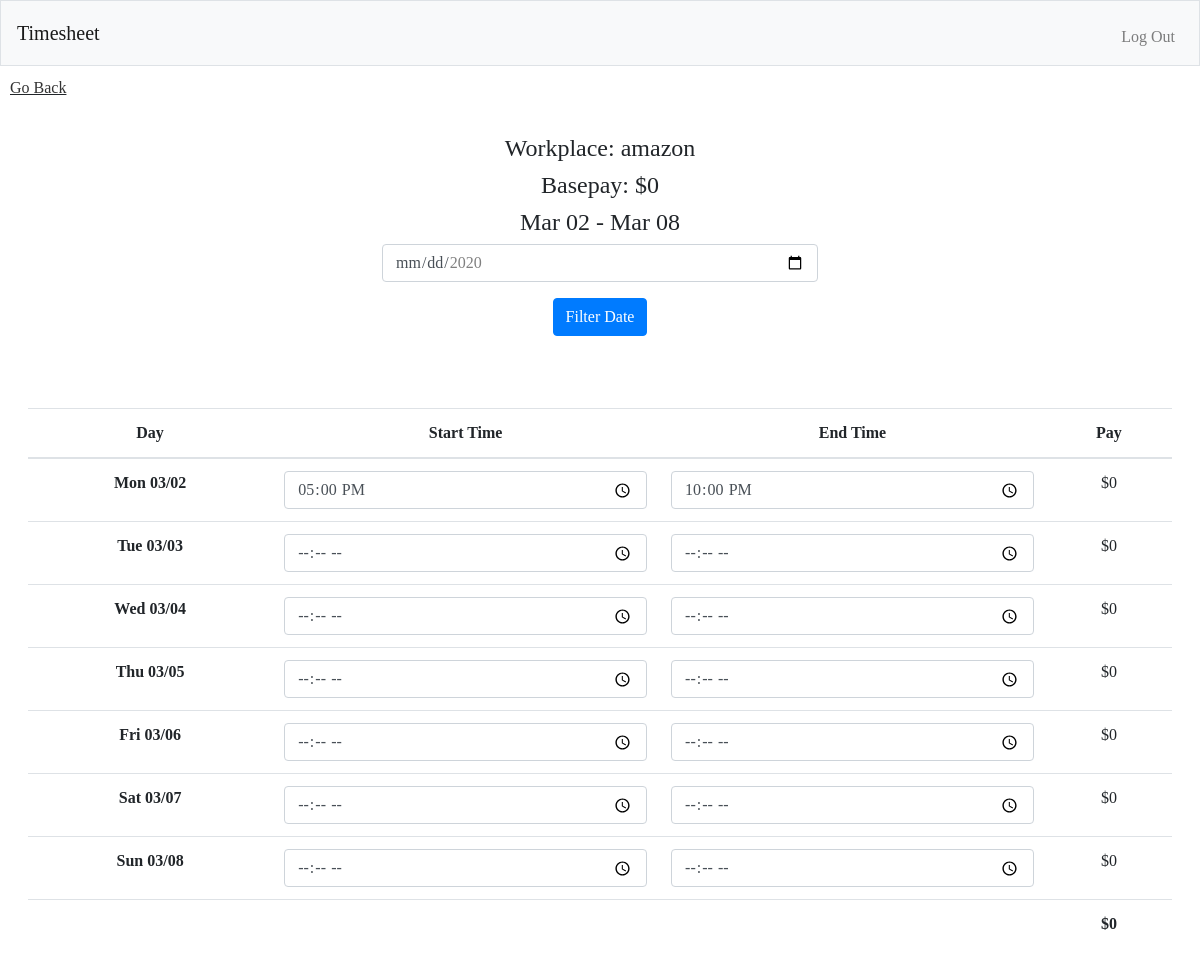
Page /week/amazon (signed in) on the committed database.
### tables this page shows
CREATE TABLE "company" (
	"id"	INTEGER NOT NULL PRIMARY KEY AUTOINCREMENT,
	"user_id"	integer NOT NULL,
	"company_name"	VARCHAR(255),
	"basepay"	INTEGER
);

CREATE TABLE "work_hours" (
	"id"	INTEGER NOT NULL PRIMARY KEY AUTOINCREMENT,
	"user_id"	NUMERIC NOT NULL,
	"company_id"	INTEGER NOT NULL,
	"date"	TEXT,
	"start"	TEXT,
	"end"	TEXT,
	"pay"	INTEGER DEFAULT 0,
	FOREIGN KEY("user_id") REFERENCES "users"("id")
);

### app.py (the view)
@app.route("/week/<cname>", methods=["GET","POST"])
@login_required
def week(cname):
    filter_date = request.form.get("filter-date")
    if filter_date == None:
        today = datetime.now().date()
    else:
        today = datetime.strptime(filter_date, '%Y-%m-%d')
    start_day = today - timedelta(days=today.weekday())
    end_day = start_day + timedelta(days=6)
    delta = timedelta(days=1)
    date_range = start_day.strftime('%b %d'), end_day.strftime('%b %d')
    lock.acquire(True)
    c.execute("SELECT * FROM company WHERE company_name = :cname AND user_id = :user_id",
              {"cname": cname, "user_id": session.get('user_id')})
    company = c.fetchone()
    lock.release()
    c.execute("SELECT start, end, pay FROM work_hours WHERE user_id=? AND company_id=? AND date BETWEEN ? AND ?", (session.get('user_id'), company[0], start_day, end_day))
    hours = c.fetchall()
    weeks = []
    while start_day <= end_day:
        weeks.append([start_day])
        start_day += delta
    for i in range(len(hours)):
        weeks[i] += hours[i]
    if request.method == "POST":
        start = request.form.getlist('start')
        end = request.form.getlist('end')
        if start == [] and end == []:
            c.execute("SELECT SUM(pay) FROM work_hours WHERE user_id=? AND company_id=? AND date BETWEEN ? AND ?", (session.get('user_id'), company[0], start_day, end_day))
            total = c.fetchone()[0]
            return render_template("week.html", weeks=weeks, cname=cname, company=company, total=total, date_range=date_range)
        else:
            for i in range(7):
                lock.acquire(True)
                c.execute("SELECT end FROM work_hours WHERE date=:date AND user_id=:user_id AND company_id=:company_id", {'date':weeks[i][0], 'user_id':session.get('user_id'), 'company_id':company[0]})
                rows = c.fetchone()
                lock.release()
                fmt = "%H:%M"
                if start[i] != "" and end[i] != "":
                    pay = (datetime.strptime(end[i], fmt) - datetime.strptime(start[i], fmt)).seconds * (company[3]/3600)
                else:
                    pay = 0
                if rows == None:
                    lock.acquire(True)
                    c.execute("INSERT INTO work_hours (user_id, company_id, date, start, end, pay) VALUES (?, ?, ?, ?, ?, ?)", (session.get('user_id'), company[0], weeks[i][0], start[i], end[i], pay))
                    connection.commit()
                    lock.release()
                else:
                    lock.acquire(True)
                    c.execute("UPDATE work_hours SET start=?, end=?, pay=? WHERE user_id=? AND company_id=? AND date=?",
                            (start[i], end[i], pay, session.get("user_id"), company[0], weeks[i][0]))
                    connection.commit()
                    lock.release()
        return redirect(url_for('week', cname=cname))
    else:
        start_day = today - timedelta(days=today.weekday())
        c.execute("SELECT SUM(pay) FROM work_hours WHERE user_id=? AND company_id=? AND date BETWEEN ? AND ?", (session.get('user_id'), company[0], start_day, end_day))
        total = c.fetchone()[0]
        return render_template("week.html", weeks=weeks, cname=cname, company=company, total=total,date_range=date_range)

### helpers.py (called while the page is built)
def login_required(f):
    @wraps(f)
    def decorated_function(*args, **kwargs):
        if session.get("user_id") is None:
            return redirect("/login")
        return f(*args, **kwargs)
    return decorated_function

def day(date):
    return date.strftime("%a %m/%d")

### templates/week.html (shortened to what this page needs)
{% extends "layout.html" %}
{% block main %}
<div class="go-back">
  <a href="/">Go Back</a>
</div>
<div class="col-xl-5 col-lg-6 col-md-8 col-sm-10 mx-auto text-center form p-4">
  <h4>Workplace: {{ company[2] }}</h4>
  <h4>Basepay: ${{ company[3] }}</h4>
  <h4>{{ date_range[0] }} - {{ date_range[1]}}</h4>
  <div class="px-2">
      <form action="/week/{{cname}}" method="post" id="dateForm" class="justify-content-center">
          <div class="form-group">
              <input type="date" class="form-control" min="2020-01-01" max="2020-12-30" id="filter-date" name="filter-date">
          </div>
          <button type="button" class="btn btn-primary" onclick="filterDate()">Filter Date</button>
      </form>
  </div>
</div>
<div class="container p-5">
  <div class="no-padding">
    <table class="table">
      <thead>
        <tr>
          <th scope="col">Day</th>
          <th scope="col">Start Time</th>
          <th scope="col">End Time</th>
          <th scope="col">Pay</th>
        </tr>
      </thead>
      <tbody>
        {% for week in weeks %}
          <tr>
            <th>{{ week[0]|day }}</th>
            <td><input class="form-control" name="start" class="start" type="time" form="myForm" value="{{ week[1] }}"></td>
            <td><input class="form-control" name="end" class="end" type="time" form="myForm" value="{{ week[2] }}" onchange="myFunction(this)"></td>
            <td>${{ week[3] }}</td>
          </tr>
        {% endfor%}
      </tbody>
      <tfoot>
        <tr>
          <td colspan="3"></td>
          <th>${{ total }}</th>
        </tr>
      </tfoot>
    </table>
  </div>
</div>
{% endblock %}

### templates/layout.html (shortened to what this page needs)
<!doctype html>
<html lang="en">
  <head>
    <link rel="stylesheet" href="https://stackpath.bootstrapcdn.com/bootstrap/4.4.1/css/bootstrap.min.css">
    <link href="/static/styles.css" rel="stylesheet">
  </head>
  <body>
      <nav class="navbar navbar-expand-md navbar-light bg-light border">
        <a class="navbar-brand" href="#">Timesheet</a>
        <div class="collapse navbar-collapse" id="navbar">
          {% if session.user_id %}
          <ul class="navbar-nav ml-auto mt-2">
            <li class="nav-item"><a class="nav-link" href="/logout">Log Out</a></li>
          </ul>
          {% else %}
          <ul class="navbar-nav ml-auto mt-2">
            <li class="nav-item"><a class="nav-link" href="/register">Register</a></li>
            <li class="nav-item"><a class="nav-link" href="/login">Log In</a></li>
          </ul>
          {% endif %}
        </div>
      </nav>
      <main>
        {% block main %}
        {% endblock %}
      </main>
  </body>
</html>

### static/styles.css (style rules this page uses)
body { width: 100%; max-width: 100vw; font-family: 'Times New Roman', Times, serif; }
main { overflow-x: auto; margin: 0; padding: 0; text-align: center; }
.no-padding { margin: 0 -50px 0 -50px; }
.go-back { top: 0; left: 0; text-decoration: underline; text-align: left; padding: 10px; }
.go-back a { color: #333; }

### rows in the picture
company: company_name "amazon", basepay "0"
work_hours: week "Mon 03/02", start "17:00", end "22:00", week "0"

### other values in the picture
{{ date_range[0] }} "Mar 02"
{{ date_range[1] }} "Mar 08"
{{ week[0]|day }} "Tue 03/03" "Wed 03/04" "Thu 03/05" "Fri 03/06" "Sat 03/07" "Sun 03/08"
{{ week[3] }} "0" "0" "0" "0" "0" "0"
{{ total }} "0"
